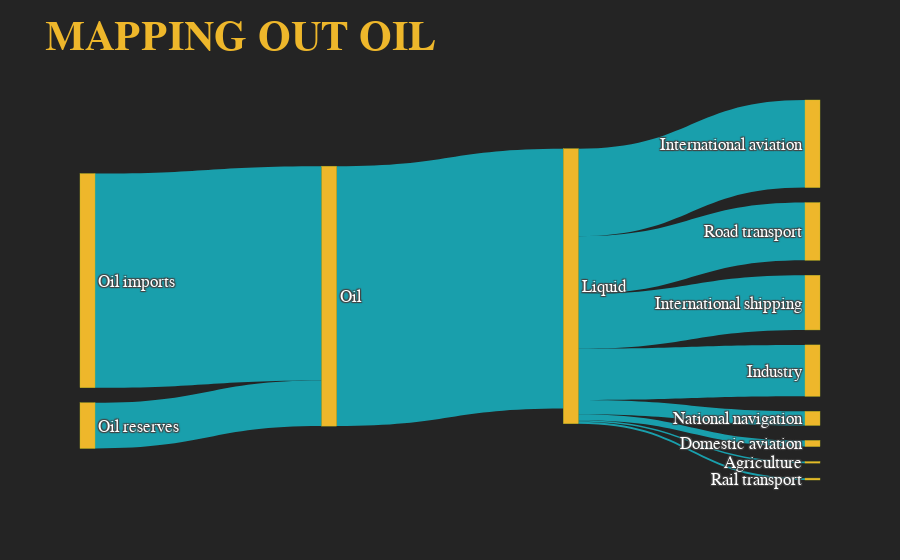

This figure's notebook cell:
### Code cell
import numpy as np
import pandas as pd
import plotly.graph_objects as go
import chart_studio.plotly as py


oil = pd.read_excel('oil.xlsx')

fig = go.Figure(data=[go.Sankey(
    valueformat = ".0f",
    valuesuffix = "TWh",
    node = dict(
      pad = 15,
      thickness = 15,
      line = dict(color = "rgba(188, 189, 34, 0.8)", width = 0.5),
      label =  cdf['Labels'].dropna(),
        color = '#EEB72B',
        
    ),
    orientation = 'h',
    textfont = dict(size = 17, color = '#ffffff', family = 'Raleway'),
    link = dict(
      source =  oil['source'],
      target =  oil['target'],
      value =  oil['value'],
      label =  oil['label'],
        color = 'rgba(23, 190, 207, 0.8)'
  ))])
fig.update_layout(
    hovermode = 'x',
    title="<b>MAPPING OUT OIL",
    font=dict(size = 30, color = '#EEB72B', family = 'Raleway'),
    plot_bgcolor='#000000',
    paper_bgcolor='#242424'
)

#py.plot(fig, filename = 'map_oil')
fig.show()

### Figure 1 — Plotly figure (JSON) as saved in the notebook; plotly's stock layout.template omitted (floating-point values rounded to 4 significant figures)
{"data": [{"link": {"color": "rgba(23, 190, 207, 0.8)", "label": [null, null, null, null, null, null, null, null, null, null, null], "source": [2, 2, 2, 2, 2, 2, 2, 2, 36, 38, 37], "target": [12, 30, 18, 31, 32, 19, 33, 20, 37, 37, 2], "value": [121.1, 128.7, 135.8, 14.46, 206.3, 3.64, 33.22, 4.413, 504.3, 107.7, 612.0]}, "node": {"color": "#EEB72B", "label": ["Agricultural 'waste'", "Bio-conversion", "Liquid", "Losses", "Solid", "Gas", "Biofuel imports", "Biomass imports", "Coal imports", "Coal", "Coal reserves", "District heating", "Industry", "Heating and cooling - commercial", "Heating and cooling - homes", "Electricity grid", "Over generation / exports", "H2 conversion", "Road transport", "Agriculture", "Rail transport", "Lighting & appliances - commercial", "Lighting & appliances - homes", "Gas imports", "Ngas", "Gas reserves", "Thermal generation", "Geothermal", "H2", "Hydro", "International shipping", "Domestic aviation", "International aviation", "National navigation", "Marine algae", "Nuclear", "Oil imports", "Oil", "Oil reserves", "Other waste", "Pumped heat", "Solar PV", "Solar Thermal", "Solar", "Tidal", "UK land based bioenergy", "Wave", "Wind"], "line": {"color": "rgba(188, 189, 34, 0.8)", "width": 0.5}, "pad": 15, "thickness": 15}, "orientation": "h", "textfont": {"color": "#ffffff", "family": "Raleway", "size": 17}, "type": "sankey", "valueformat": ".0f", "valuesuffix": "TWh"}], "layout": {"font": {"color": "#EEB72B", "family": "Raleway", "size": 30}, "hovermode": "x", "paper_bgcolor": "#242424", "plot_bgcolor": "#000000", "title": {"text": "<b>MAPPING OUT OIL"}}}
